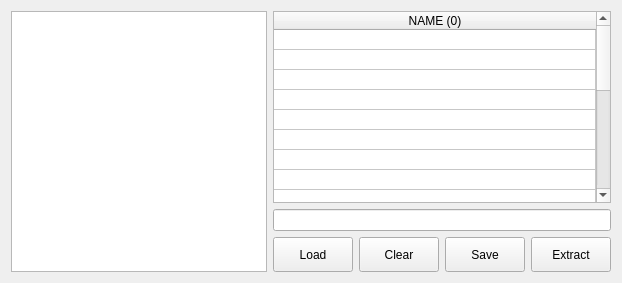
              <widget class="QWidget" name="classList">
               <layout class="QGridLayout" name="gridLayout_33">
                <item row="0" column="0">
                 <layout class="QGridLayout" name="gridLayout_30">
                  <item row="1" column="1">
                   <widget class="QLineEdit" name="txtClassResearch"/>
                  </item>
                  <item row="0" column="1">
                   <widget class="QTableWidget" name="lstClassResult">
                    <property name="editTriggers">
                     <set>QAbstractItemView::NoEditTriggers</set>
                    </property>
                    <property name="selectionMode">
                     <enum>QAbstractItemView::SingleSelection</enum>
                    </property>
                    <property name="showGrid">
                     <bool>true</bool>
                    </property>
                    <property name="rowCount">
                     <number>20</number>
                    </property>
                    <attribute name="horizontalHeaderStretchLastSection">
                     <bool>true</bool>
                    </attribute>
                    <attribute name="verticalHeaderVisible">
                     <bool>false</bool>
                    </attribute>
                    <attribute name="verticalHeaderMinimumSectionSize">
                     <number>20</number>
                    </attribute>
                    <attribute name="verticalHeaderDefaultSectionSize">
                     <number>20</number>
                    </attribute>
                    <row/>
                    <row/>
                    <row/>
                    <row/>
                    <row/>
                    <row/>
                    <row/>
                    <row/>
                    <row/>
                    <row/>
                    <row/>
                    <row/>
                    <row/>
                    <row/>
                    <row/>
                    <row/>
                    <row/>
                    <row/>
                    <row/>
                    <row/>
                    <column>
                     <property name="text">
                      <string>NAME (0)</string>
                     </property>
                    </column>
                   </widget>
                  </item>
                  <item row="2" column="1">
                   <layout class="QGridLayout" name="gridLayout_4">
                    <item row="0" column="0">
                     <widget class="QPushButton" name="btnClassLoad">
                      <property name="sizePolicy">
                       <sizepolicy hsizetype="Preferred" vsizetype="Preferred">
                        <horstretch>0</horstretch>
                        <verstretch>0</verstretch>
                       </sizepolicy>
                      </property>
                      <property name="minimumSize">
                       <size>
                        <width>0</width>
                        <height>35</height>
                       </size>
                      </property>
                      <property name="text">
                       <string>Load</string>
                      </property>
                     </widget>
                    </item>
                    <item row="0" column="1">
                     <widget class="QPushButton" name="btnClassClear">
                      <property name="sizePolicy">
                       <sizepolicy hsizetype="Preferred" vsizetype="Preferred">
                        <horstretch>0</horstretch>
                        <verstretch>0</verstretch>
                       </sizepolicy>
                      </property>
                      <property name="minimumSize">
                       <size>
                        <width>0</width>
                        <height>35</height>
                       </size>
                      </property>
                      <property name="text">
                       <string>Clear</string>
                      </property>
                     </widget>
                    </item>
                    <item row="0" column="2">
                     <widget class="QPushButton" name="btnClassSave">
                      <property name="sizePolicy">
                       <sizepolicy hsizetype="Preferred" vsizetype="Preferred">
                        <horstretch>0</horstretch>
                        <verstretch>0</verstretch>
                       </sizepolicy>
                      </property>
                      <property name="minimumSize">
                       <size>
                        <width>0</width>
                        <height>35</height>
                       </size>
                      </property>
                      <property name="text">
                       <string>Save</string>
                      </property>
                     </widget>
                    </item>
                    <item row="0" column="3">
                     <widget class="QPushButton" name="btnClassExtract">
                      <property name="sizePolicy">
                       <sizepolicy hsizetype="Preferred" vsizetype="Preferred">
                        <horstretch>0</horstretch>
                        <verstretch>0</verstretch>
                       </sizepolicy>
                      </property>
                      <property name="minimumSize">
                       <size>
                        <width>0</width>
                        <height>35</height>
                       </size>
                      </property>
                      <property name="text">
                       <string>Extract</string>
                      </property>
                     </widget>
                    </item>
                   </layout>
                  </item>
                  <item row="0" column="0" rowspan="3">
                   <widget class="CodeEditor" name="txtClassScript"/>
                  </item>
                 </layout>
                </item>
               </layout>
              </widget>
